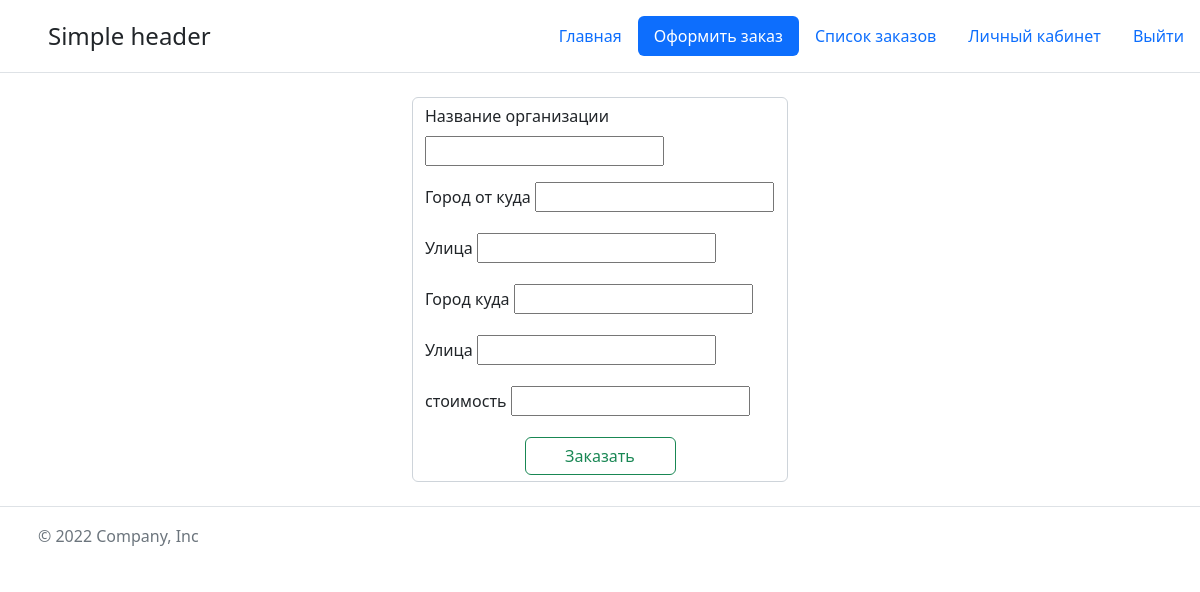
Before: /order (signed in) with the older database file.
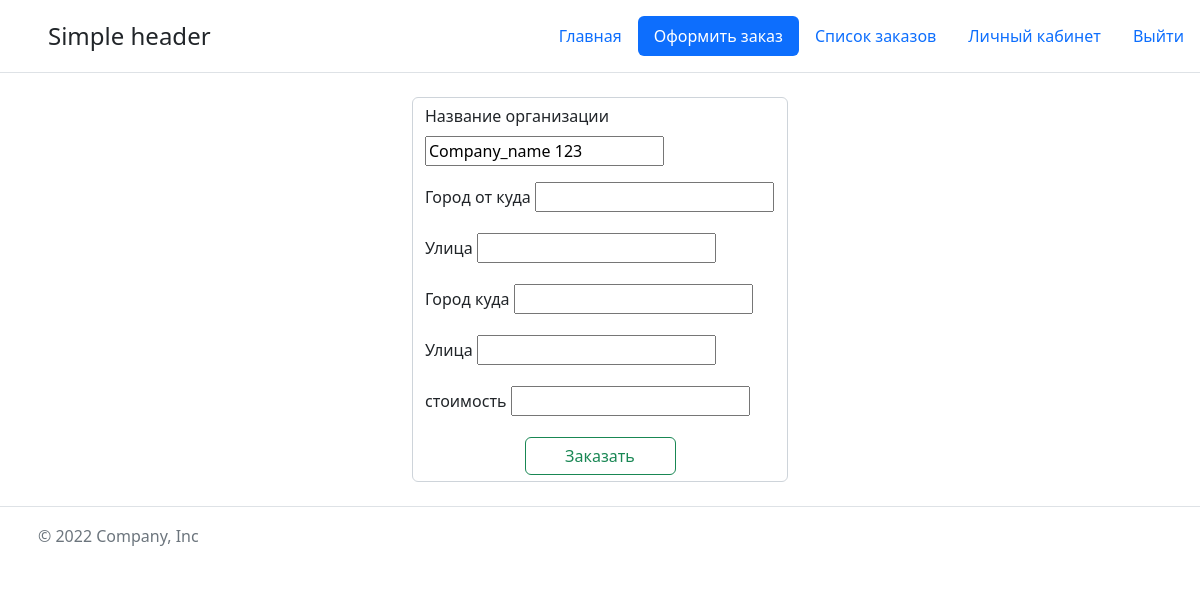
After: the same page with the newer database file.
### main/models.py (models this page shows)
class User(AbstractBaseUser, PermissionsMixin):
    company_name = models.CharField(max_length=255, unique=True, verbose_name='Названием организации')
    email = models.EmailField(null=False, unique=True, verbose_name='Email')
    phone = models.CharField(max_length=32, null=True, blank=True, verbose_name='Телефоном')
    inn = models.CharField(max_length=12, null=False, unique=True, verbose_name='ИНН организации')
    data_registration = models.DateTimeField(auto_now_add=True, verbose_name='Дата регистрации')
    is_carrier = models.BooleanField(default=False, verbose_name='Перевозчик')
    is_active = models.BooleanField(default=True, verbose_name='Активен')
    is_staff = models.BooleanField(default=False, verbose_name='Сотрудник')
    is_superuser = models.BooleanField(default=False, verbose_name='Суперпользователь')
    is_verified = models.BooleanField(default=False, verbose_name='Верифицирован')
    object = UserManager()
    USERNAME_FIELD = 'email'
    REQUIRED_FIELDS = []
    class Meta:
        verbose_name = 'Пользователь'
        verbose_name_plural = 'Пользователи'

### main/views.py (the view)
# urls.py: path('order', views.order, name='order'),
@login_required()
def order(request):
    if request.method == 'POST':
        order_form = add_Order(request.POST)
        if order_form.is_valid():
            _order_form_save(request, order_form)
            messages.success(request, f'Заказ создан!')
            return redirect('home')
        else:
            messages.warning(request, f'Проверьте введенные вами данные!')
            order_form = add_Order(request.POST)
            return render(request, 'main/order_form.html', {'title': 'Заказ', 'active_order': 'active',
                                                            'order_form': order_form})
    else:
        order_form = add_Order()
    return render(request, 'main/order_form.html', {'title': 'Заказ', 'active_order': 'active',
                                                    'order_form': order_form})

### main/forms.py
class add_Order(forms.ModelForm):
    company_name = forms.CharField(label='Название организации', max_length=100)
    address_city = forms.CharField(label='Город от куда ', max_length=100,
                                   widget=forms.TextInput(attrs={'id': 'city', 'class': 'form_input'}))
    address_street = forms.CharField(label='Улица', max_length=100,
                                     widget=forms.TextInput(attrs={'id': 'street', 'class': 'form_input'}))
    address_city_to = forms.CharField(label='Город куда', max_length=50,
                                      widget=forms.TextInput(attrs={'id': 'city_to', 'class': 'form_input'}))
    address_street_to = forms.CharField(label='Улица', max_length=100,
                                        widget=forms.TextInput(attrs={'id': 'street_to', 'class': 'form_input'}))
    price = forms.CharField(label='стоимость', max_length=100)
    class Meta:
        model = Order
        fields = ('company_name', 'address_city', 'address_street', 'address_city_to', 'address_street_to', 'price')

### main/templates/main/order_form.html (shortened to what this page needs)
{% extends 'main/base.html' %}
{% block content %}
<div class="teams_form">
  <div class="container col-4">
    <form action="{% url 'order' %}" method='POST' class="form-control">
        {% for field in order_form %}
        {% if field == order_form.company_name %}
            <div class="mb-3">
                <label  class="form-label">{{ field.label }}</label>
                <input id="id_company_name" type="text" name="company_name" maxlength="100" required="" value="{{request.user.company_name}}">
            </div>
        {% else %}
            <div class="mb-3">
                <label  class="form-label">{{ field.label }}</label>
                {{ field }}
            </div>
        {% endif %}
        {% endfor %}
            <div class=" container w-50">
                <button id="button" class="btn btn-outline-success w-100" type="submit">Заказать</button>
            </div>
    </form>
  </div>
</div>
    <link href="https://cdn.jsdelivr.net/npm/suggestions-jquery@21.12.0/dist/css/suggestions.min.css" rel="stylesheet"/>
{% endblock %}

Changed rows visible on the page:
now on this page (row edited): User: company_name "Company_name 123"
